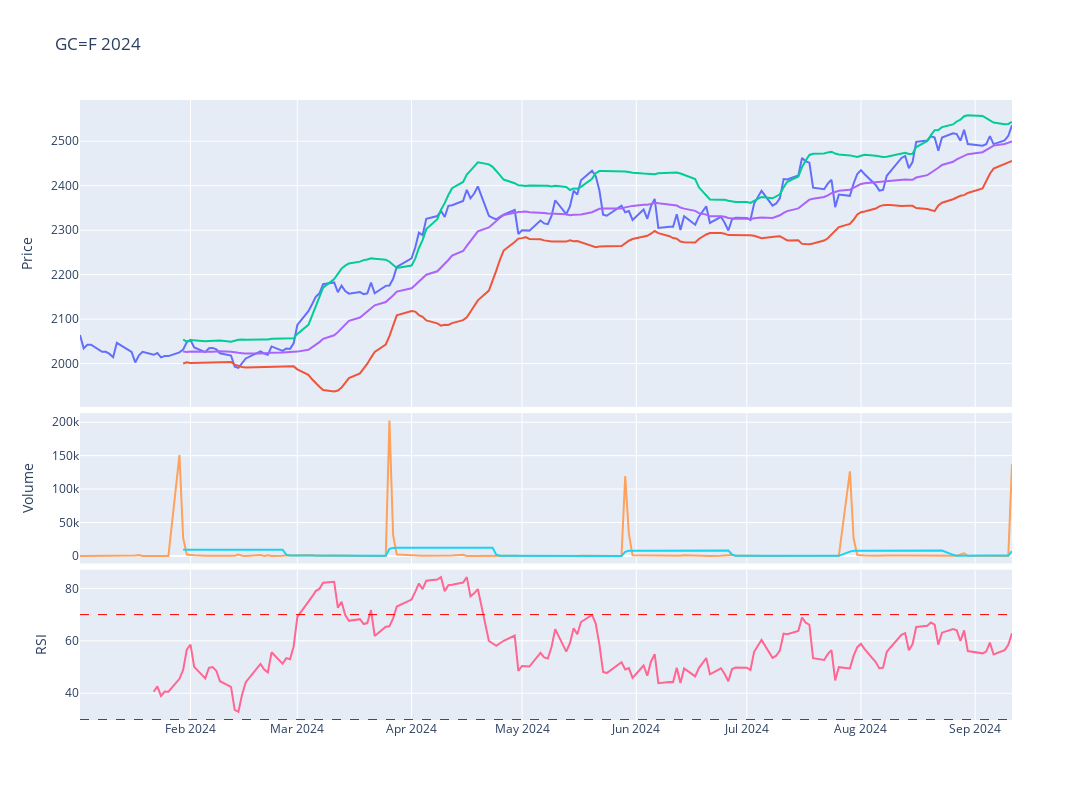

The notebook cell this image was saved under:
### Code cell
# Plot the adjusted close price
fig = make_subplots(rows=4, cols=1,shared_xaxes=True,vertical_spacing=0.01,specs=[[{'rowspan':2,'colspan':1}],[None],[{'rowspan':1,'colspan':1}],[{'rowspan':1,'colspan':1}]])

# Graph (1,1)
fig.add_trace(go.Scatter(x=stock_ticker['Adj Close'].loc[year].index,y=stock_ticker['Adj Close'].loc[year],mode="lines",name=f'{ticker}'),row=1,col=1)
fig.add_trace(go.Scatter(x=stock_ticker['BB_Lower'].loc[year].index,y=stock_ticker['BB_Lower'].loc[year],mode="lines",name='BB_Lower'),row=1,col=1)
fig.add_trace(go.Scatter(x=stock_ticker['BB_Upper'].loc[year].index,y=stock_ticker['BB_Upper'].loc[year],mode="lines",name='BB_Upper'),row=1,col=1)
fig.add_trace(go.Scatter(x=stock_ticker['MMA20'].loc[year].index,y=stock_ticker['MMA20'].loc[year],mode="lines",name='MMA20'),row=1,col=1)
# Update xaxis properties
fig.update_yaxes(title_text="Price", row=1, col=1)

# Graph (3,1)
fig.add_trace(go.Scatter(x=stock_ticker['Volume'].loc[year].index,y=stock_ticker['Volume'].loc[year],mode="lines",name='Volume'),row=3, col=1)
fig.add_trace(go.Scatter(x=stock_ticker['Volume'].loc[year].index,y=stock_ticker['Volume'].loc[year].rolling(20).mean(),mode="lines",name='MMA20'),row=3,col=1)
fig.update_yaxes(title_text="Volume", row=3, col=1)

# Graph (4,1)
fig.add_trace(go.Scatter(x=stock_ticker['RSI'].loc[year].index,y=stock_ticker['RSI'].loc[year],mode="lines",name='RSI'),row=4, col=1)
fig.add_hline(y=30, line_width=1, line_dash="dash", line_color="green",row=4,col=1)
fig.add_hline(y=70, line_width=1, line_dash="dash", line_color="red",row=4,col=1)
fig.update_yaxes(title_text="RSI", row=4, col=1)

fig.update_layout(height=800, width=1300,showlegend=False,title=f"{ticker} {year}")

fig.show()

### Figure 1 — Plotly figure (JSON) as saved in the notebook; plotly's stock layout.template omitted (floating-point values rounded to 4 significant figures; data arrays with more than 128 entries replaced by an {"elided": "..."} marker saying what was removed)
{"data": [{"mode": "lines", "name": "GC=F", "type": "scatter", "x": {"elided": "175 str values"}, "xaxis": "x", "y": {"elided": "175 float values"}, "yaxis": "y"}, {"mode": "lines", "name": "BB_Lower", "type": "scatter", "x": {"elided": "175 str values"}, "xaxis": "x", "y": {"elided": "175 float values"}, "yaxis": "y"}, {"mode": "lines", "name": "BB_Upper", "type": "scatter", "x": {"elided": "175 str values"}, "xaxis": "x", "y": {"elided": "175 float values"}, "yaxis": "y"}, {"mode": "lines", "name": "MMA20", "type": "scatter", "x": {"elided": "175 str values"}, "xaxis": "x", "y": {"elided": "175 float values"}, "yaxis": "y"}, {"mode": "lines", "name": "Volume", "type": "scatter", "x": {"elided": "175 str values"}, "xaxis": "x2", "y": {"elided": "175 int values"}, "yaxis": "y2"}, {"mode": "lines", "name": "MMA20", "type": "scatter", "x": {"elided": "175 str values"}, "xaxis": "x2", "y": {"elided": "175 float values"}, "yaxis": "y2"}, {"mode": "lines", "name": "RSI", "type": "scatter", "x": {"elided": "175 str values"}, "xaxis": "x3", "y": {"elided": "175 float values"}, "yaxis": "y3"}], "layout": {"height": 800, "shapes": [{"line": {"color": "green", "dash": "dash", "width": 1}, "type": "line", "x0": 0, "x1": 1, "xref": "x3 domain", "y0": 30, "y1": 30, "yref": "y3"}, {"line": {"color": "red", "dash": "dash", "width": 1}, "type": "line", "x0": 0, "x1": 1, "xref": "x3 domain", "y0": 70, "y1": 70, "yref": "y3"}], "showlegend": false, "title": {"text": "GC=F 2024"}, "width": 1300, "xaxis": {"anchor": "y", "domain": [0, 1], "matches": "x3", "showticklabels": false}, "xaxis2": {"anchor": "y2", "domain": [0, 1], "matches": "x3", "showticklabels": false}, "xaxis3": {"anchor": "y3", "domain": [0, 1]}, "yaxis": {"anchor": "x", "domain": [0.505, 1], "title": {"text": "Price"}}, "yaxis2": {"anchor": "x2", "domain": [0.2525, 0.495], "title": {"text": "Volume"}}, "yaxis3": {"anchor": "x3", "domain": [0, 0.2425], "title": {"text": "RSI"}}}}
